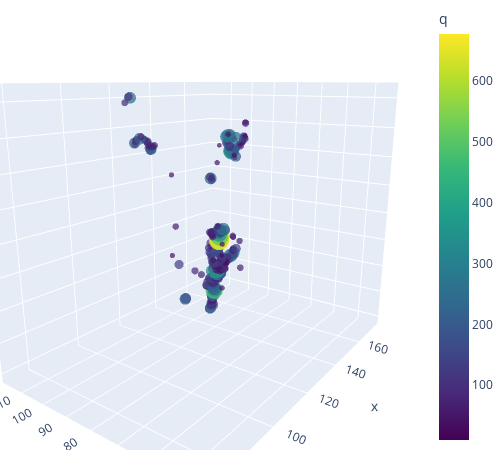

Notebook code for this chart:
### Code cell
plot('../eta-pi-data/eta-small.h5', 'Eta', 6)

### Figure 1 — Plotly figure (JSON) as saved in the notebook; plotly's stock layout.template omitted (floating-point values rounded to 4 significant figures; data arrays with more than 128 entries replaced by an {"elided": "..."} marker saying what was removed)
{"data": [{"hovertemplate": "x=%{x}<br>y=%{y}<br>z=%{z}<br>q=%{marker.color}<extra></extra>", "legendgroup": "", "marker": {"color": {"elided": "338 float values"}, "coloraxis": "coloraxis", "colorscale": [[0, "#440154"], [0.1111, "#482878"], [0.2222, "#3e4989"], [0.3333, "#31688e"], [0.4444, "#26828e"], [0.5556, "#1f9e89"], [0.6667, "#35b779"], [0.7778, "#6ece58"], [0.8889, "#b5de2b"], [1, "#fde725"]], "line": {"width": 0}, "size": {"elided": "338 float values"}, "sizemode": "area", "sizeref": 1.691, "symbol": "circle"}, "mode": "markers", "name": "", "scene": "scene", "showlegend": false, "type": "scatter3d", "x": {"elided": "338 float values"}, "y": {"elided": "338 float values"}, "z": {"elided": "338 float values"}}], "layout": {"coloraxis": {"colorbar": {"title": {"text": "q"}}, "colorscale": [[0, "#440154"], [0.1111, "#482878"], [0.2222, "#3e4989"], [0.3333, "#31688e"], [0.4444, "#26828e"], [0.5556, "#1f9e89"], [0.6667, "#35b779"], [0.7778, "#6ece58"], [0.8889, "#b5de2b"], [1, "#fde725"]]}, "height": 450, "legend": {"itemsizing": "constant", "tracegroupgap": 0}, "margin": {"b": 0, "l": 0, "r": 0, "t": 0}, "scene": {"camera": {"eye": {"x": -1.5, "y": -1.1, "z": 0.5}}, "domain": {"x": [0, 1], "y": [0, 1]}, "xaxis": {"title": {"text": "x"}}, "yaxis": {"title": {"text": "y"}}, "zaxis": {"title": {"text": "z"}}}, "width": 500}}
